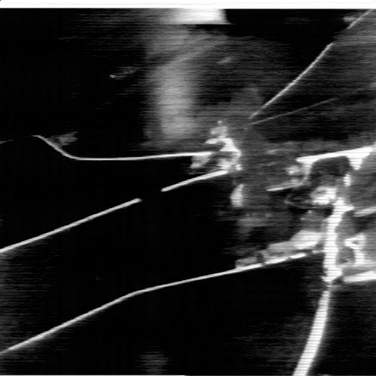
%> input picture Evaluation/image/TNO/thermal/7.bmp, 376 x 376 px, shrunk from 512 x 512 before the run
$ octave Evaluation_for_Single_Image.m   (GNU Octave 9; MATLAB toolbox functions it lacks are replaced by stand-ins)
%> lines starting %> are read from the running program, lines starting %| are printed output that depends on the picture
clc
clear all
easy =1;
%
% source_image_name1 = '..\Image\Source-Image\TNO\ir\01.png';
% source_image_name2 = '..\Image\Source-Image\TNO\vi\01.png';
% fused_image_name = '..\Image\Algorithm\SeAFusion_TNO\01.png';


tic

source_image_name1 = '.\image\llvip\thermal\7.bmp'; %红外图像
source_image_name2 = '.\image\llvip\visual\7.bmp'; %可见光图像
fused_image_name = '.\image\fuse\7.bmp'; % 融合图像

ir_image = imread(source_image_name1);
%> ir_image is the input picture: size 376x376 uint8; min 0, max 255, mean 41
vi_image = imread(source_image_name2);
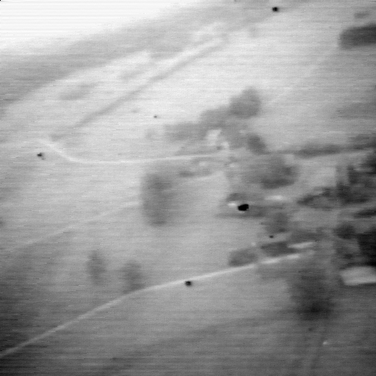
%> input picture Evaluation/image/TNO/visual/7.bmp, 376 x 376 px, shrunk from 512 x 512 before the run
%> vi_image is the input picture: size 376x376 uint8; min 0, max 253, mean 155.6
fused_image   = imread(fused_image_name);
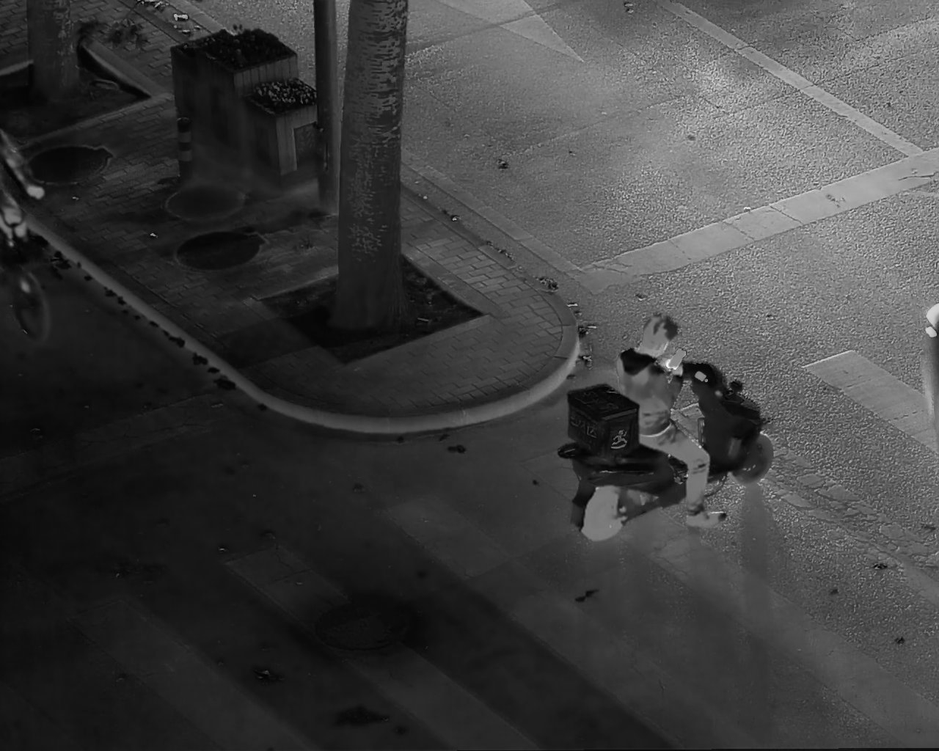
%> input picture Evaluation/image/fuse/7.bmp, 939 x 751 px, shrunk from 1280 x 1024 before the run
%> fused_image is the input picture: size 751x939 uint8; min 0, max 251, mean 63.4
if size(ir_image, 3)>2
    ir_image = rgb2gray(ir_image);
end

if size(vi_image, 3)>2
    vi_image = rgb2gray(vi_image);
end

if size(fused_image, 3)>2
    fused_image = rgb2gray(fused_image);
end

[m, n] = size(fused_image);
%> m = 751; n = 939
        %     fused_image = fused_image(7:m-6, 7:n-6);
ir_size = size(ir_image);
%> ir_size = [376 376]
vi_size = size(vi_image);
%> vi_size = [376 376]
fusion_size = size(fused_image);
%> fusion_size = [751 939]
if length(ir_size) < 3 && length(vi_size) < 3
%> (the run ends here)
